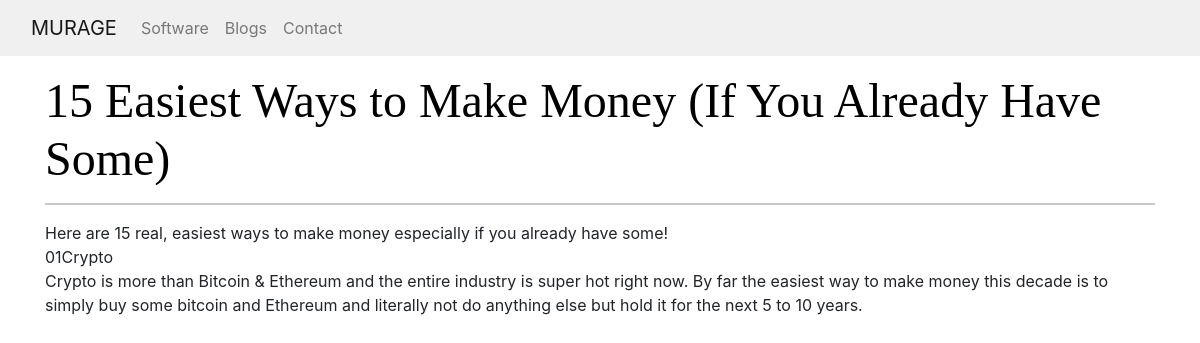
The app's page /blogs/blog/1/ with its own data.
### blogs/models.py (models this page shows, shortened)
class Blog(models.Model):
    topic = models.CharField(max_length=150)
    text = models.TextField()
    date_added = models.DateTimeField(auto_now_add=True)

### blogs/views.py (the view)
# urls.py: path('blog/<int:blog_id>/', views.blog, name='blog'),
def blog(request, blog_id):
    blog = Blog.objects.get(id=blog_id)
    context = {'blog': blog}
    return render(request, 'mypage/blog.html', context)

### mypage/templates/mypage/blog.html
{% extends 'mypage/base.html' %}
{% block content %}
{% include 'mypage/navbar.html' %}
<br>
<br>
<br>
<div class="container">
    <h4 class="ut header-text">{{blog.topic}}</h4>
    <hr>
    <p class="blog-text" id="bt">{{blog.text|linebreaks}}</p>
</div>
{% endblock content %}

### static/css/style.css (style rules this page uses)
body { font-size: 1rem; padding-top: 0px; margin: 0px; font-family: "Gravity-Regular"; }
.header-text { color: black; font-weight: 700; letter-spacing: 0px; }
.ut { font-weight: 400; font-style: normal; font-size: 48px; font-family: fell, Georgia, Cambria, "Times New Roman", Times, serif; }
.blog-text { font-size: 21px; font-style: normal; color: rgba(41, 41, 41, 1); letter-spacing: -0.003em; font-weight: 400; }
#bt { font-family: fell, Georgia, Cambria, "Times New Roman", Times, serif; color: rgba(41, 41, 41, 1); font-weight: 400; }

### records on screen
Blog: topic "15 Easiest Ways to Make Money (If You Already Have Some)", text "Here are 15 real, easiest ways to make money especially if you already have some! 01Crypto Crypto is more than Bitcoin & Ethereum and the entire industry is super hot right now. By far the easiest way to make money this decade is to simply buy some bitcoin and Ethereum and literally not do anything else but hold it for the next 5 to 10 years."
